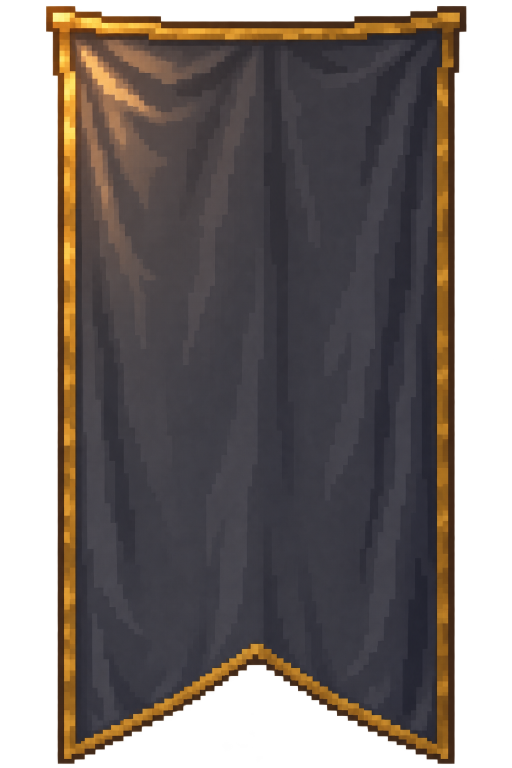
#> input picture apps/cryptball/art-src/banners-v1/blank-cloth.png, 1024 x 1536 px (shown at 1/2 size)
$ python import-cryptball-banners.py
#> lines starting #> are read from the running program, lines starting #| are printed output that depends on the picture
"""Compose generated blank cloth + existing club SVG rasterizations in arena coordinates.
All colored baked flags are covered by opaque replacement cloth, not tinted logos.
"""
from pathlib import Path
import json, hashlib, math
from PIL import Image, ImageDraw
ROOT=Path(__file__).resolve().parents[2]
SRC=ROOT/'apps/cryptball/art-src/banners-v1'
OUT=ROOT/'apps/cryptball/public/assets/cryptball-banners'
OUT.mkdir(parents=True,exist_ok=True)
COLORS={'rams':'72d9d6','foxes':'f08b59','owls':'6f9fff','gators':'9dc95b','bats':'be8ce8','hornets':'f4ce55'}
# Top-left, top-right, bottom-right, bottom-left. Side flags follow the painted wall planes.
SITES={0:{'rear': [[(7,181),(29,166),(29,251),(7,266)],[(80,127),(98,114),(98,160),(80,176)]], 'front': [[(110,316),(150,316),(150,367),(110,367)],[(219,316),(260,316),(260,367),(219,367)]]},1:{'rear':[[(542,114),(560,127),(560,176),(542,160)],[(611,166),(634,182),(634,266),(611,251)]], 'front':[[(381,316),(421,316),(421,367),(381,367)],[(489,316),(530,316),(530,367),(489,367)]]}}
cloth=Image.open(SRC/'blank-cloth.png').convert('RGB').crop((155,80,875,1280)).resize((40,52),Image.Resampling.NEAREST)
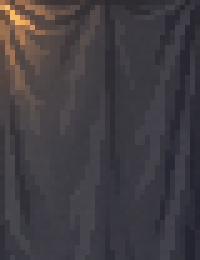
#> cloth: PIL image 40x52 RGB (shown 5 times larger); mean R, G, B 65.7, 61.5, 66.6
#> `canvas=Image.new('RGBA',(640,400))`: canvas: PIL image 640x400 RGBA; every value is 0

def flag(team):
#> called with team = 'rams'
    color=tuple(bytes.fromhex(COLORS[team])); f=cloth.convert('RGBA')
    # Keep the generated folds/luminance; replace neutral cloth chroma with team fabric.
    for y in range(f.height):
      for x in range(f.width):
        r,g,b,a=f.getpixel((x,y)); light=(r+g+b)/3/75
        f.putpixel((x,y),tuple(min(255,round(c*light*.65)) for c in color)+(255,))
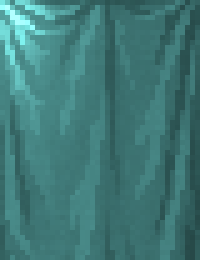
#> f: PIL image 40x52 RGBA (shown 5 times larger); mean R, G, B, A 63.8, 121.2, 119.5, 255
    d=ImageDraw.Draw(f);d.rectangle((0,0,39,51),outline='#d2a569',width=2)
#> (the run stopped early here; a loop or call above may not have finished)
